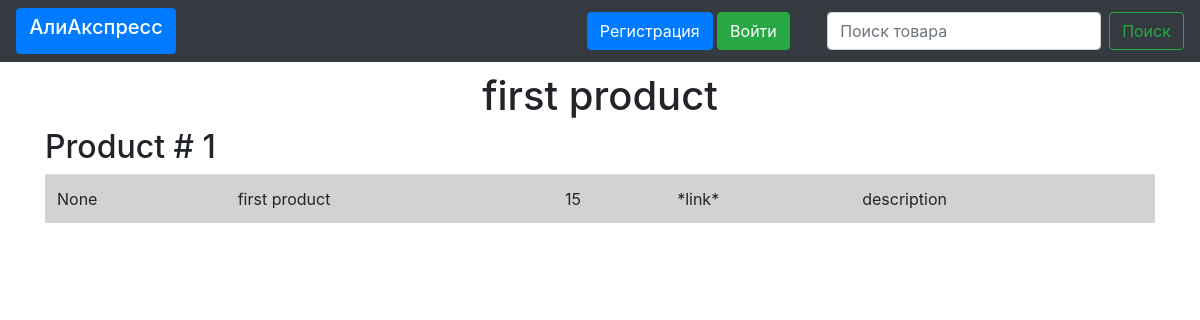
Before: /product_link/1 with the older database file.
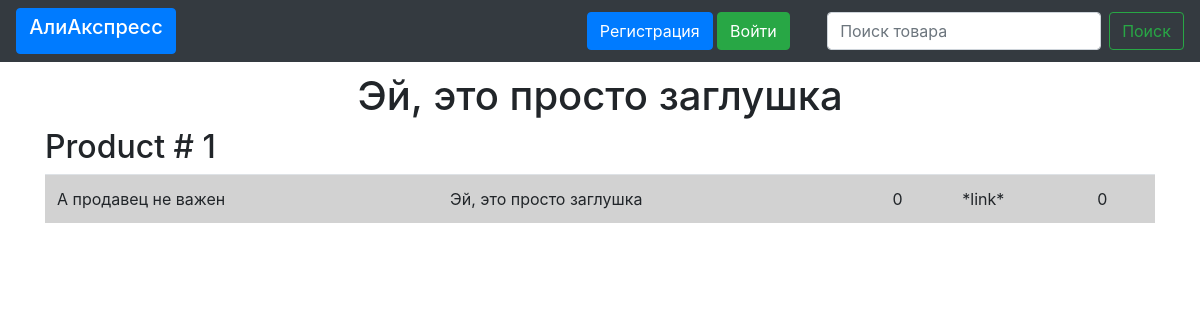
After: the same page with the newer database file.
### data/products.py (models this page shows)
class Product(db_session.SqlAlchemyBase):
    __tablename__ = 'products'
    id = sqlalchemy.Column(sqlalchemy.Integer, primary_key=True, autoincrement=True)
    seller_id = sqlalchemy.Column(sqlalchemy.Integer, sqlalchemy.ForeignKey("users.id"))
    seller = sqlalchemy.Column(sqlalchemy.Integer, nullable=True)
    title = sqlalchemy.Column(sqlalchemy.String, nullable=True)
    number = sqlalchemy.Column(sqlalchemy.Integer, nullable=True)
    description = sqlalchemy.Column(sqlalchemy.String, nullable=True)
    price = sqlalchemy.Column(sqlalchemy.String, nullable=True)
    link = sqlalchemy.Column(sqlalchemy.String, nullable=True)
    image = sqlalchemy.Column(sqlalchemy.String)
    user = orm.relation('User')

### main.py (the view)
@app.route('/product_link/<product_id>')
def product_link(product_id="product_id"):
    db_session.global_init("db/online_shop.sqlite")
    session = db_session.create_session()
    product = session.query(products.Product).filter(products.Product.id == product_id).first()
    if request.cookies.get("user_id", 0):
        username = session.query(users.User).filter(users.User.id == request.cookies.get("user_id", 0)).first().name
        return render_template('product.html', title=product.title, product=product, username=username)
    return render_template('product.html', title=product.title, product=product)

### data/db_session.py (called while the page is built, shortened)
def global_init(db_file):
    global __factory
    if __factory:
        return

def create_session() -> Session:
    global __factory
    return __factory()

### templates/product.html
{% extends "base.html" %}
{% block content %}
<div>
<h1 align="center">{{ title }}</h1>
</div>
<div>
    <h2>Product # {{ product.id }}</h2>
    <div>
        <table class="table">
          <tbody>
            <tr bgcolor="#D2D2D2">
              <td>{{ product.seller }}</td>
              <td>{{ product.title }}</td>
              <td>{{ product.number }}</td>
              <td>{{ product.image }}</td>
              <td>{{ product.description }}</td>
            </tr>
          </tbody>
        </table>
    </div>
</div>
{% endblock %}

### templates/base.html (shortened to what this page needs)
<!doctype html>
<html lang="ru">
<head>
    <link rel="stylesheet"
          href="https://stackpath.bootstrapcdn.com/bootstrap/4.4.1/css/bootstrap.min.css"
>
</head>
<body>
<div>
    <nav class="navbar navbar-expand-lg fixed-top navbar-dark bg-dark justify-content-between">
    <a class="btn btn-primary text-wrap" href="/" role="button" style="width: 10rem;"><h5>АлиАкспресс</h5></a>
        <div>
            {% if username %}
                <a class="display-6 text-white" >{{ username }}</a>
                <a class="btn btn-success" href="/log_out" role="button">Выйти</a>
            {% else %}
                <a class="btn btn-primary" href="/register" role="button">Регистрация</a>
                <a class="btn btn-success" href="/login" role="button">Войти</a>
            {% endif %}
        </div>
        <div>
            <form class="form-inline my-2 my-lg-0">
              <input class="form-control mr-sm-2" type="search" placeholder="Поиск товара" aria-label="Search">
              <button class="btn btn-outline-success my-2 my-sm-0" type="submit">Поиск</button>
            </form>
        </div>
    </nav>
</div>
<br>
<br>
<br>
<main role="main" class="container">
    {% block content %}{% endblock %}
</main>
</body>
</html>

Changed rows visible on the page:
changed Product "*link*": title "first product" → "Эй, это просто заглушка"; seller "None" → "А продавец не важен"; number "15" → "0"; description "description" → "0"
